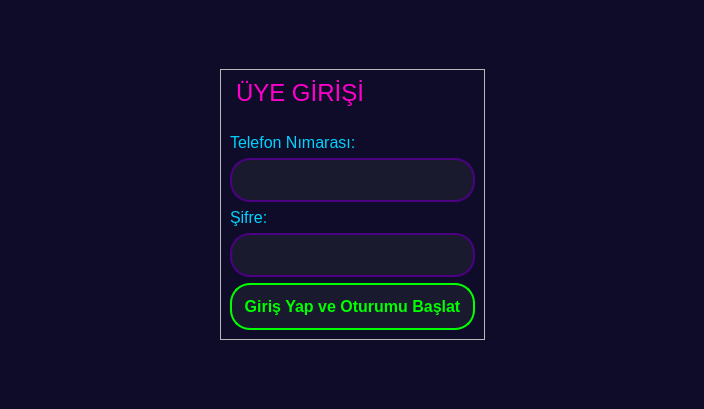
<?xml version="1.0" encoding="UTF-8"?>
<ui version="4.0">
 <class>dialog</class>
 <widget class="QDialog" name="dialog">
  <property name="geometry">
   <rect>
    <x>0</x>
    <y>0</y>
    <width>704</width>
    <height>409</height>
   </rect>
  </property>
  <property name="windowTitle">
   <string>ÜYE GİRŞİ</string>
  </property>
  <property name="styleSheet">
   <string notr="true">/* Ana Pencere - Karanlık Mod */
QDialog {
    background-color: #0f0c29; /* Derin Mor/Siyah */
}

/* Başlık ve Etiketler */
QLabel {
    color: #00d2ff; /* Neon Mavi */
    font-family: &quot;Segoe UI Black&quot;; /* Kalın ve Havalı */
    font-size: 16px;
    qproperty-alignment: AlignCenter; /* Ortala */
}

/* En Tepedeki &quot;ÜYE GİRİŞİ&quot; Yazısı için Özel Ayar */
/* (Eğer objectName'i 'label' ise genel ayar yeter, ama başlık daha büyük olsun dersen:) */
QLabel#label {
    font-size: 24px;
    color: #ff00cc; /* Neon Pembe */
    margin-bottom: 20px;
}

/* Giriş Kutuları (Inputlar) */
QLineEdit {
    background-color: #1a1a2e; /* Koyu zemin */
    color: #ffffff; /* Beyaz yazı */
    border: 2px solid #4b0082; /* Mor çerçeve */
    border-radius: 20px; /* Tam oval (hap gibi) */
    padding: 10px;
    font-size: 15px;
    selection-background-color: #ff00cc;
}

QLineEdit:focus {
    border: 2px solid #00d2ff; /* Tıklayınca Mavi Yansın */
    background-color: #240046; /* Hafif aydınlansın */
}

/* Giriş Butonu */
QPushButton {
    background-color: #1a1a2e;
    color: #00ff00; /* Neon Yeşil */
    border: 2px solid #00ff00;
    border-radius: 20px; /* Yuvarlak buton */
    font-weight: bold;
    font-size: 16px;
    padding: 12px;
}

QPushButton:hover {
    background-color: #00ff00; /* Üzerine gelince yeşil olsun */
    color: #000000; /* Yazı siyah olsun */
    box-shadow: 0 0 15px #00ff00; /* (Destekliyorsa) Parlama */
}</string>
  </property>
  <layout class="QGridLayout" name="gridLayout_2">
   <item row="0" column="1">
    <spacer name="verticalSpacer">
     <property name="orientation">
      <enum>Qt::Vertical</enum>
     </property>
     <property name="sizeHint" stdset="0">
      <size>
       <width>20</width>
       <height>35</height>
      </size>
     </property>
    </spacer>
   </item>
   <item row="1" column="0">
    <spacer name="horizontalSpacer">
     <property name="orientation">
      <enum>Qt::Horizontal</enum>
     </property>
     <property name="sizeHint" stdset="0">
      <size>
       <width>191</width>
       <height>20</height>
      </size>
     </property>
    </spacer>
   </item>
   <item row="1" column="1" colspan="2">
    <widget class="QFrame" name="frame">
     <property name="frameShape">
      <enum>QFrame::StyledPanel</enum>
     </property>
     <property name="frameShadow">
      <enum>QFrame::Raised</enum>
     </property>
     <layout class="QGridLayout" name="gridLayout">
      <item row="0" column="0">
       <layout class="QVBoxLayout" name="verticalLayout_3">
        <item>
         <widget class="QLabel" name="label">
          <property name="text">
           <string>ÜYE GİRİŞİ</string>
          </property>
         </widget>
        </item>
        <item>
         <layout class="QVBoxLayout" name="verticalLayout">
          <item>
           <widget class="QLabel" name="label_2">
            <property name="text">
             <string>Telefon Nımarası:</string>
            </property>
           </widget>
          </item>
          <item>
           <widget class="QLineEdit" name="txt_tel">
            <property name="text">
             <string/>
            </property>
           </widget>
          </item>
         </layout>
        </item>
        <item>
         <layout class="QVBoxLayout" name="verticalLayout_2">
          <item>
           <widget class="QLabel" name="label_3">
            <property name="text">
             <string>Şifre:</string>
            </property>
           </widget>
          </item>
          <item>
           <widget class="QLineEdit" name="txt_sifre">
            <property name="text">
             <string/>
            </property>
           </widget>
          </item>
         </layout>
        </item>
        <item>
         <widget class="QPushButton" name="btn_giris_yap">
          <property name="text">
           <string>Giriş Yap ve Oturumu Başlat</string>
          </property>
         </widget>
        </item>
       </layout>
      </item>
     </layout>
    </widget>
   </item>
   <item row="1" column="3">
    <spacer name="horizontalSpacer_2">
     <property name="orientation">
      <enum>Qt::Horizontal</enum>
     </property>
     <property name="sizeHint" stdset="0">
      <size>
       <width>190</width>
       <height>20</height>
      </size>
     </property>
    </spacer>
   </item>
   <item row="2" column="2">
    <spacer name="verticalSpacer_2">
     <property name="orientation">
      <enum>Qt::Vertical</enum>
     </property>
     <property name="sizeHint" stdset="0">
      <size>
       <width>20</width>
       <height>35</height>
      </size>
     </property>
    </spacer>
   </item>
  </layout>
 </widget>
 <resources/>
 <connections/>
</ui>
